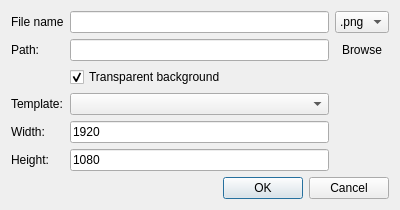
<?xml version="1.0" encoding="UTF-8"?>
<ui version="4.0">
 <class>Dialog</class>
 <widget class="QDialog" name="Dialog">
  <property name="geometry">
   <rect>
    <x>0</x>
    <y>0</y>
    <width>400</width>
    <height>194</height>
   </rect>
  </property>
  <property name="sizePolicy">
   <sizepolicy hsizetype="Preferred" vsizetype="MinimumExpanding">
    <horstretch>0</horstretch>
    <verstretch>0</verstretch>
   </sizepolicy>
  </property>
  <property name="windowTitle">
   <string>Dialog</string>
  </property>
  <layout class="QGridLayout" name="gridLayout">
   <property name="sizeConstraint">
    <enum>QLayout::SetDefaultConstraint</enum>
   </property>
   <item row="4" column="1">
    <widget class="LineEdit" name="lineedit_width">
     <property name="text">
      <string>1920</string>
     </property>
    </widget>
   </item>
   <item row="1" column="1">
    <widget class="QLineEdit" name="lineedit_path"/>
   </item>
   <item row="7" column="0" colspan="3">
    <widget class="QDialogButtonBox" name="buttonBox">
     <property name="orientation">
      <enum>Qt::Horizontal</enum>
     </property>
     <property name="standardButtons">
      <set>QDialogButtonBox::Cancel|QDialogButtonBox::Ok</set>
     </property>
    </widget>
   </item>
   <item row="4" column="0">
    <widget class="QLabel" name="label_width">
     <property name="text">
      <string>Width:</string>
     </property>
    </widget>
   </item>
   <item row="3" column="0">
    <widget class="QLabel" name="label_template">
     <property name="text">
      <string>Template:</string>
     </property>
    </widget>
   </item>
   <item row="1" column="2">
    <widget class="QToolButton" name="toolbutton_browse">
     <property name="text">
      <string>Browse</string>
     </property>
     <property name="autoRaise">
      <bool>true</bool>
     </property>
    </widget>
   </item>
   <item row="0" column="0">
    <widget class="QLabel" name="label">
     <property name="text">
      <string>File name</string>
     </property>
    </widget>
   </item>
   <item row="0" column="2">
    <widget class="QComboBox" name="combobox_ext">
     <item>
      <property name="text">
       <string>.png</string>
      </property>
     </item>
     <item>
      <property name="text">
       <string>.jpg</string>
      </property>
     </item>
     <item>
      <property name="text">
       <string>.ps</string>
      </property>
     </item>
    </widget>
   </item>
   <item row="5" column="0">
    <widget class="QLabel" name="label_height">
     <property name="text">
      <string>Height:</string>
     </property>
    </widget>
   </item>
   <item row="1" column="0">
    <widget class="QLabel" name="label_5">
     <property name="text">
      <string>Path:</string>
     </property>
    </widget>
   </item>
   <item row="0" column="1">
    <widget class="QLineEdit" name="lineedit_filename"/>
   </item>
   <item row="3" column="1">
    <widget class="QComboBox" name="combobox_template">
     <property name="currentIndex">
      <number>0</number>
     </property>
     <item>
      <property name="text">
       <string/>
      </property>
     </item>
     <item>
      <property name="text">
       <string>4K (3840x2160)</string>
      </property>
     </item>
     <item>
      <property name="text">
       <string>1080p (1920x1080)</string>
      </property>
     </item>
     <item>
      <property name="text">
       <string>720p (1080x720)</string>
      </property>
     </item>
     <item>
      <property name="text">
       <string>540p (960x540)</string>
      </property>
     </item>
    </widget>
   </item>
   <item row="5" column="1">
    <widget class="LineEdit" name="lineedit_height">
     <property name="text">
      <string>1080</string>
     </property>
    </widget>
   </item>
   <item row="2" column="1">
    <widget class="QCheckBox" name="checkBox_trans">
     <property name="text">
      <string>Transparent background</string>
     </property>
     <property name="checked">
      <bool>true</bool>
     </property>
    </widget>
   </item>
  </layout>
 </widget>
 <customwidgets>
  <customwidget>
   <class>LineEdit</class>
   <extends>QLineEdit</extends>
   <header>mfixgui.widgets.base</header>
  </customwidget>
 </customwidgets>
 <tabstops>
  <tabstop>lineedit_filename</tabstop>
  <tabstop>combobox_ext</tabstop>
  <tabstop>lineedit_path</tabstop>
  <tabstop>toolbutton_browse</tabstop>
  <tabstop>checkBox_trans</tabstop>
  <tabstop>combobox_template</tabstop>
  <tabstop>lineedit_width</tabstop>
  <tabstop>lineedit_height</tabstop>
 </tabstops>
 <resources/>
 <connections>
  <connection>
   <sender>buttonBox</sender>
   <signal>accepted()</signal>
   <receiver>Dialog</receiver>
   <slot>accept()</slot>
   <hints>
    <hint type="sourcelabel">
     <x>248</x>
     <y>254</y>
    </hint>
    <hint type="destinationlabel">
     <x>157</x>
     <y>274</y>
    </hint>
   </hints>
  </connection>
  <connection>
   <sender>buttonBox</sender>
   <signal>rejected()</signal>
   <receiver>Dialog</receiver>
   <slot>reject()</slot>
   <hints>
    <hint type="sourcelabel">
     <x>316</x>
     <y>260</y>
    </hint>
    <hint type="destinationlabel">
     <x>286</x>
     <y>274</y>
    </hint>
   </hints>
  </connection>
 </connections>
</ui>
